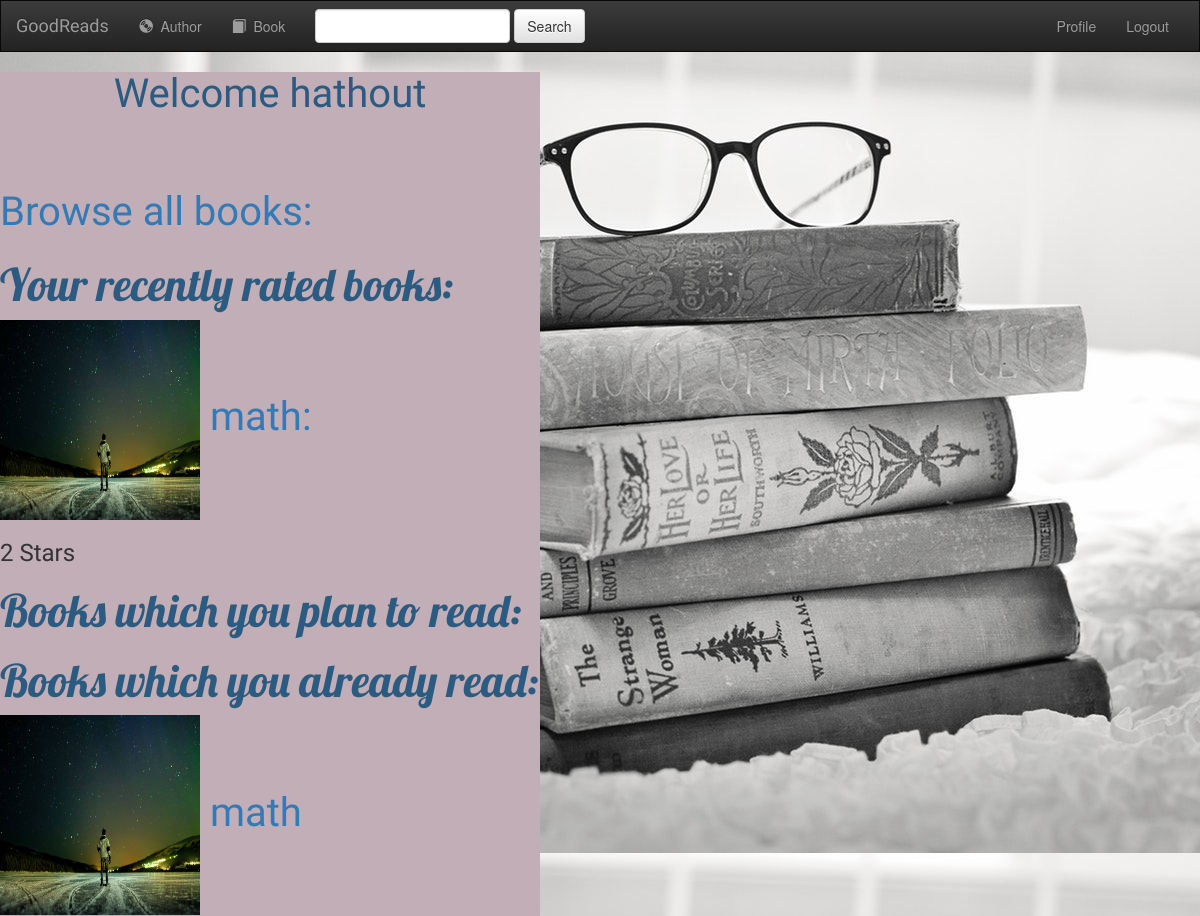
Page /user/account/ (signed in, upper part) on the earlier database version.
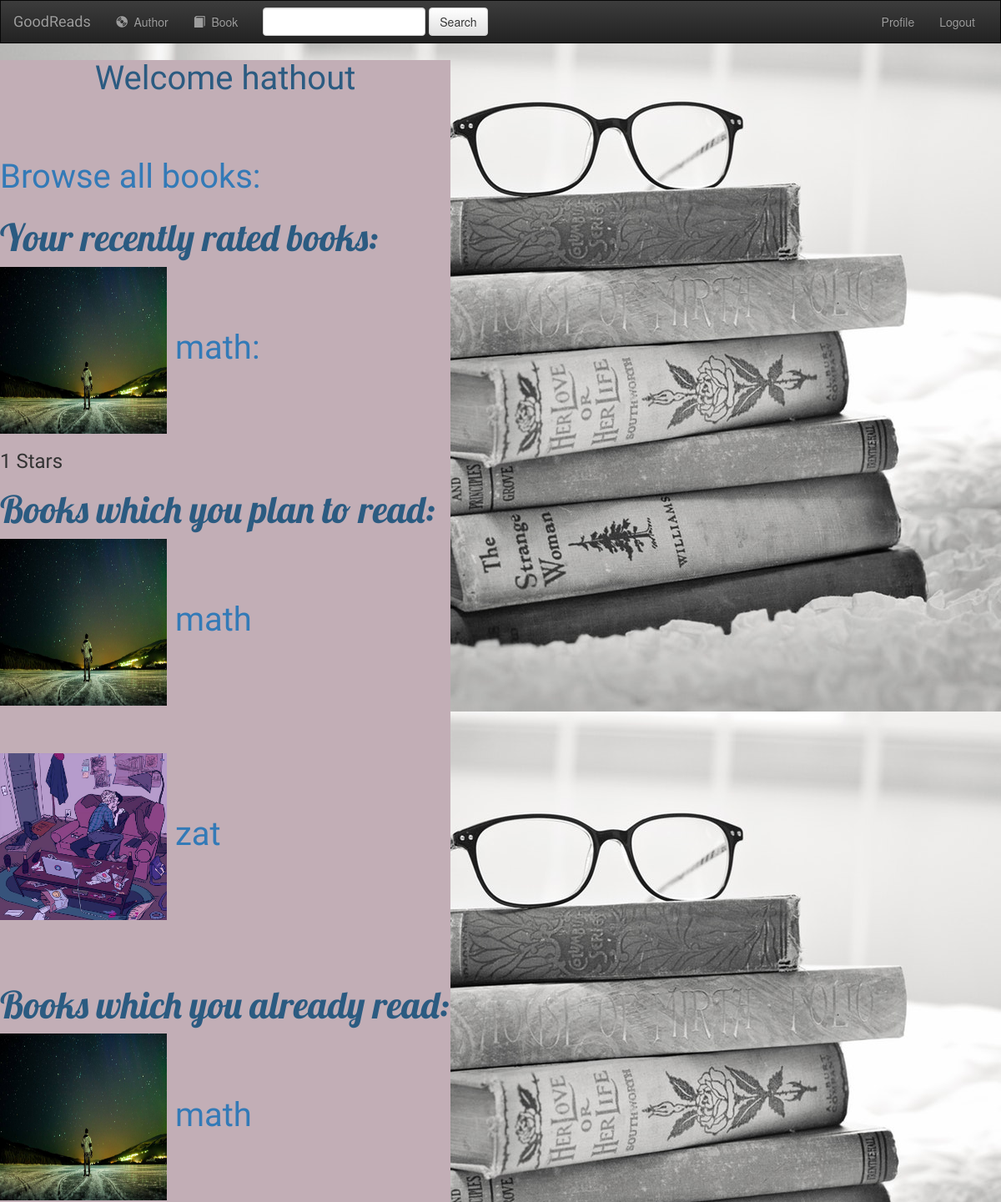
Same page on the later database version.
### Users/models.py (models this page shows)
class rateList(models.Model):
    user=models.ForeignKey(User,on_delete=models.CASCADE)
    book=models.ForeignKey('books.Books',on_delete=models.CASCADE)
    Choices = (
        (1,  '*'),
        (2,  '**'),
        (3,  '***'),
        (4,  '****'),
        (5,  '*****'),
      )
    rate = models.IntegerField(default=1, choices=Choices)

class readList(models.Model):
    user=models.ForeignKey(User,on_delete=models.CASCADE)
    book=models.ForeignKey('books.Books',on_delete=models.CASCADE)
    date = models.DateTimeField(auto_now=True)

class wishList(models.Model):
    user=models.ForeignKey(User,on_delete=models.CASCADE)
    book=models.ForeignKey('books.Books',on_delete=models.CASCADE)
    date = models.DateTimeField(auto_now=True)

### books/models.py (models this page shows)
class Books(models.Model):
    book_title = models.CharField(max_length= 100)
    book_category = models.ManyToManyField(BookCategory)
    book_description = models.TextField()
    published_at = models.DateField()
    book_cover = models.FileField(null=True,blank=True)
    Author = models.ForeignKey('Authors.Authors',null=True,on_delete=models.CASCADE)
    def __str__(self):
        return self.book_title

### Users/views.py (the view)
# urls.py: path('account/', views.view_profile, name = "view_profile"),
@login_required
def view_profile(request):
    userName = {'user':request.user}
    UserRateList=rateList.objects.filter(user=request.user)
    UserReadList=readList.objects.filter(user=request.user)
    UserWishList=wishList.objects.filter(user=request.user)
    UserFollowList=followList.objects.filter(user=request.user)
    print (UserRateList)
    return render(request, 'users/account.html', {'UserRateList':UserRateList, 'UserReadList':UserReadList, 'UserWishList':UserWishList, 'UserFollowList':UserFollowList})

### Authors/models.py (called while the page is built)
    def __str__(self):
        return self.Author_Name

### Users/templates/users/account.html (shortened to what this page needs)
{% extends "base.html" %}
{% block content %}
        <p>
            <div style=  "background-color: rgb(194, 174, 182);
            height: auto;
            width: 45%;
            font-family: 'satisfy';
            font-size: 40px";>
            <h1 style= "text-align: center;color: #2b5b81; font-family: 'satisfy';
            font-size: 40px">Welcome {{ request.user }}</h1>
                    <br>
            <a href="/books">Browse all books: </a>
            <h1 style= "font-size: 45px; color: #2b5b81;">Your recently rated books:</h1>
            {% for rate in UserRateList %}
            <a href ="/books/{{ rate.book.id }}/" > <img class="card-img-top" src="/media/{{ rate.book.book_cover }}" alt="" style="width:200px;height:200px;">
                {{ rate.book }}:
            </a>
                <h3>{{ rate.rate }} Stars</h3>
            {% endfor %}
            <h1 style= "font-size: 45px; color: #2b5b81;">Books which you plan to read:</h1>
            {% for wbook in UserWishList %}
            <a href ="/books/{{ wbook.book.id }}/" > <img class="card-img-top" src="/media/{{ wbook.book.book_cover }}" alt="" style="width:200px;height:200px;">
              {{ wbook.book }}</a>
              <br>
              <br>
            {% endfor %}
            <h1 style= "font-size: 45px; color: #2b5b81;">Books which you already read:</h1>
            {% for rbook in UserReadList %}
              <a href ="/books/{{ rbook.book.id }}/" ><img class="card-img-top" src="/media/{{ rbook.book.book_cover }}" alt="" style="width:200px;height:200px;">
                {{ rbook.book }}</a>
                <br>
                <br>
            {% endfor %}
            {% for author in UserFollowList %}
               <br>
              <br>
            {% endfor %}
            </div>
        </p>
{% endblock %}

Differences in the rows shown:
changed rateList "math": rate "2" → "1"
added wishList: book.book_cover (picture), book "math"
added wishList: book.book_cover (picture), book "zat"
